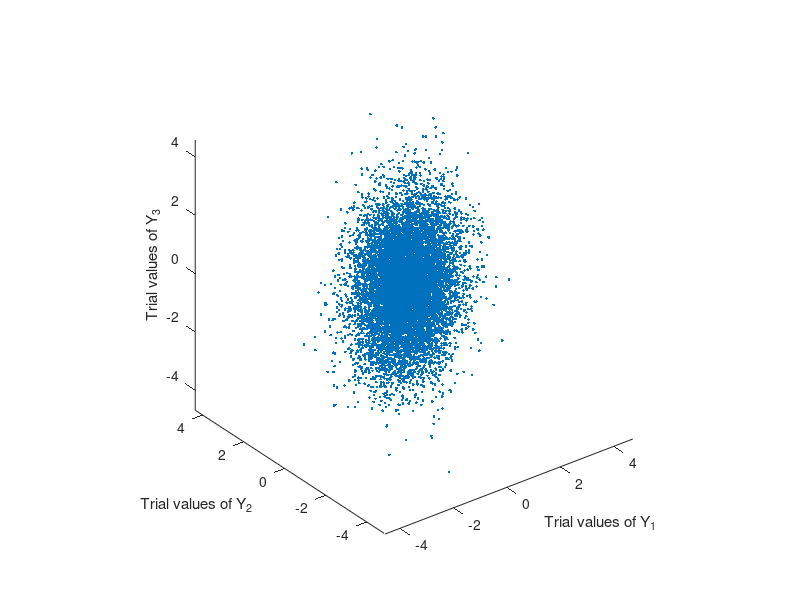

The MATLAB source for this figure:
%FIXME I do not understand how you addressed the trivariate case below. It
%doesn't appear to be a solution to the general problem.
clc; close all; clear;
%Set the angle parameters
theta_1 = 18; % in degrees
theta_2 = 24;
theta_3 = 53;

%Correlation coefficients
rho_1 = sind(theta_2)*cosd(theta_1);
rho_2 = cosd(theta_2)*cosd(theta_3);
rho_3 = sind(theta_1)*sind(theta_3);
rho = [rho_1, rho_2, rho_3];

%Number of trials
nTrials = 10000;

%Trial values of uncorrelated Normal random variables
X_1 = randn(1,nTrials);
X_2 = randn(1,nTrials);
X_3 = randn(1,nTrials);

%Linear combinations
X = [X_1; X_2; X_3]';
A = [sind(theta_1) cosd(theta_1) 0;
     0 sind(theta_2) cosd(theta_2);
     sind(theta_3) 0 cosd(theta_3)];
Y = X*A;
Y_1 = Y(:,1);
Y_2 = Y(:,2);
Y_3 = Y(:,3);

%Estimate correlation coefficient
disp(['Predicted correlation coefficients: ',mat2str(rho)]);
disp(corrcoef([Y_1(:),Y_2(:),Y_3(:)]));

%Scatterplot
plot3(Y_1,Y_2,Y_3,'.');
axis tight;
axis equal;
xlabel('Trial values of Y_1');
ylabel('Trial values of Y_2');
zlabel('Trial values of Y_3');

% To get matrix A for a given covariance matrix C.
% One can show that C = A*A^T. We then diagonalise A using 
% orthogonal matrix Q so that Q^T*C*Q = Lambda. It can be seen
% that if A = Q*\sqrt{Lambda}, then A*A^T = C.
C = [1.00  0.50  0.20;
     0.50  1.25  0.40;
     0.20  0.40  1.13]; % Our desired C
[Q,Lambda] = eig(C);
A = Q*sqrt(Lambda);
%SDM
disp('Here is C:')
disp(C);
disp('Here is A:');
disp(A);
disp('Check A*A^T = C:');
disp(A*A'); 
%FIXME Use A to generate trial values from a trivariate normal distribution
%with covariance matrix C